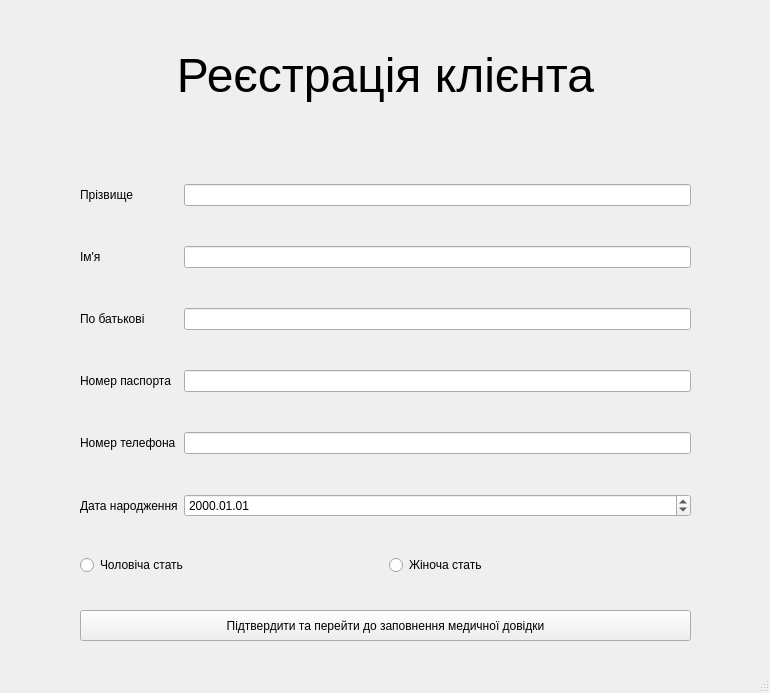
<?xml version="1.0" encoding="UTF-8"?>
<ui version="4.0">
 <class>CreateClientWindow</class>
 <widget class="QMainWindow" name="CreateClientWindow">
  <property name="geometry">
   <rect>
    <x>0</x>
    <y>0</y>
    <width>770</width>
    <height>693</height>
   </rect>
  </property>
  <property name="windowTitle">
   <string>MainWindow</string>
  </property>
  <widget class="QWidget" name="centralwidget">
   <widget class="QStackedWidget" name="stackedWidget">
    <property name="geometry">
     <rect>
      <x>0</x>
      <y>0</y>
      <width>771</width>
      <height>691</height>
     </rect>
    </property>
    <property name="currentIndex">
     <number>1</number>
    </property>
    <widget class="QWidget" name="medicalDataWidget">
     <widget class="QLabel" name="label_2">
      <property name="geometry">
       <rect>
        <x>80</x>
        <y>0</y>
        <width>611</width>
        <height>151</height>
       </rect>
      </property>
      <property name="text">
       <string>&lt;html&gt;&lt;head/&gt;&lt;body&gt;&lt;p align=&quot;center&quot;&gt;&lt;span style=&quot; font-size:36pt;&quot;&gt;Медична довідка&lt;/span&gt;&lt;/p&gt;&lt;/body&gt;&lt;/html&gt;</string>
      </property>
     </widget>
     <widget class="QWidget" name="layoutWidget_2">
      <property name="geometry">
       <rect>
        <x>80</x>
        <y>150</y>
        <width>611</width>
        <height>401</height>
       </rect>
      </property>
      <layout class="QGridLayout" name="gridLayout_3">
       <item row="1" column="0">
        <widget class="QLabel" name="doctor">
         <property name="text">
          <string>ПІБ лікаря</string>
         </property>
        </widget>
       </item>
       <item row="3" column="0">
        <widget class="QLabel" name="enddate">
         <property name="text">
          <string>Дата кінця дії</string>
         </property>
        </widget>
       </item>
       <item row="2" column="0">
        <widget class="QLabel" name="startdate">
         <property name="text">
          <string>Дата початку дії</string>
         </property>
        </widget>
       </item>
       <item row="2" column="2">
        <widget class="QDateEdit" name="startDateEdit">
         <property name="displayFormat">
          <string>yyyy.MM.dd</string>
         </property>
        </widget>
       </item>
       <item row="1" column="2">
        <widget class="QLineEdit" name="doctorLineEdit"/>
       </item>
       <item row="4" column="0">
        <widget class="QLabel" name="decision">
         <property name="text">
          <string>Висновок лікаря</string>
         </property>
        </widget>
       </item>
       <item row="0" column="0">
        <widget class="QLabel" name="institution">
         <property name="text">
          <string>Заклад, що видав</string>
         </property>
        </widget>
       </item>
       <item row="4" column="2">
        <widget class="QLineEdit" name="decisionLineEdit"/>
       </item>
       <item row="0" column="2">
        <widget class="QLineEdit" name="institutionLineEdit"/>
       </item>
       <item row="3" column="2">
        <widget class="QDateEdit" name="endDateEdit">
         <property name="displayFormat">
          <string>yyyy.MM.dd</string>
         </property>
        </widget>
       </item>
      </layout>
     </widget>
     <widget class="QPushButton" name="createClientPushButton">
      <property name="geometry">
       <rect>
        <x>80</x>
        <y>560</y>
        <width>611</width>
        <height>31</height>
       </rect>
      </property>
      <property name="text">
       <string>Підтвердити та зареєструвати клієнта</string>
      </property>
     </widget>
    </widget>
    <widget class="QWidget" name="clientWidget">
     <widget class="QWidget" name="layoutWidget">
      <property name="geometry">
       <rect>
        <x>80</x>
        <y>530</y>
        <width>611</width>
        <height>71</height>
       </rect>
      </property>
      <layout class="QHBoxLayout" name="horizontalLayout">
       <item>
        <widget class="QRadioButton" name="maleRadioButton">
         <property name="text">
          <string>Чоловіча стать</string>
         </property>
        </widget>
       </item>
       <item>
        <widget class="QRadioButton" name="femaleRadioButton">
         <property name="text">
          <string>Жіноча стать</string>
         </property>
        </widget>
       </item>
      </layout>
     </widget>
     <widget class="QLabel" name="label">
      <property name="geometry">
       <rect>
        <x>80</x>
        <y>0</y>
        <width>611</width>
        <height>151</height>
       </rect>
      </property>
      <property name="text">
       <string>&lt;html&gt;&lt;head/&gt;&lt;body&gt;&lt;p align=&quot;center&quot;&gt;&lt;span style=&quot; font-size:36pt;&quot;&gt;Реєстрація клієнта&lt;/span&gt;&lt;/p&gt;&lt;/body&gt;&lt;/html&gt;</string>
      </property>
     </widget>
     <widget class="QWidget" name="layoutWidget">
      <property name="geometry">
       <rect>
        <x>80</x>
        <y>150</y>
        <width>611</width>
        <height>401</height>
       </rect>
      </property>
      <layout class="QGridLayout" name="gridLayout">
       <item row="1" column="0">
        <widget class="QLabel" name="firstname">
         <property name="text">
          <string>Ім'я</string>
         </property>
        </widget>
       </item>
       <item row="3" column="1">
        <widget class="QLineEdit" name="passportLineEdit"/>
       </item>
       <item row="0" column="1">
        <widget class="QLineEdit" name="lastnameLineEdit"/>
       </item>
       <item row="4" column="0">
        <widget class="QLabel" name="telephone">
         <property name="text">
          <string>Номер телефона</string>
         </property>
        </widget>
       </item>
       <item row="2" column="1">
        <widget class="QLineEdit" name="middlenameLineEdit"/>
       </item>
       <item row="1" column="1">
        <widget class="QLineEdit" name="firstnameLineEdit"/>
       </item>
       <item row="3" column="0">
        <widget class="QLabel" name="passport">
         <property name="text">
          <string>Номер паспорта</string>
         </property>
        </widget>
       </item>
       <item row="0" column="0">
        <widget class="QLabel" name="lastname">
         <property name="text">
          <string>Прізвище</string>
         </property>
        </widget>
       </item>
       <item row="4" column="1">
        <widget class="QLineEdit" name="telephoneLineEdit"/>
       </item>
       <item row="2" column="0">
        <widget class="QLabel" name="middlename">
         <property name="text">
          <string>По батькові</string>
         </property>
        </widget>
       </item>
       <item row="5" column="0">
        <widget class="QLabel" name="birthday">
         <property name="text">
          <string>Дата народження</string>
         </property>
        </widget>
       </item>
       <item row="5" column="1">
        <widget class="QDateEdit" name="birthdayDateEdit">
         <property name="displayFormat">
          <string>yyyy.MM.dd</string>
         </property>
        </widget>
       </item>
      </layout>
     </widget>
     <widget class="QPushButton" name="applyPushButton">
      <property name="geometry">
       <rect>
        <x>80</x>
        <y>610</y>
        <width>611</width>
        <height>31</height>
       </rect>
      </property>
      <property name="text">
       <string>Підтвердити та перейти до заповнення медичної довідки</string>
      </property>
     </widget>
    </widget>
   </widget>
  </widget>
  <widget class="QStatusBar" name="statusbar"/>
 </widget>
 <resources/>
 <connections/>
</ui>
